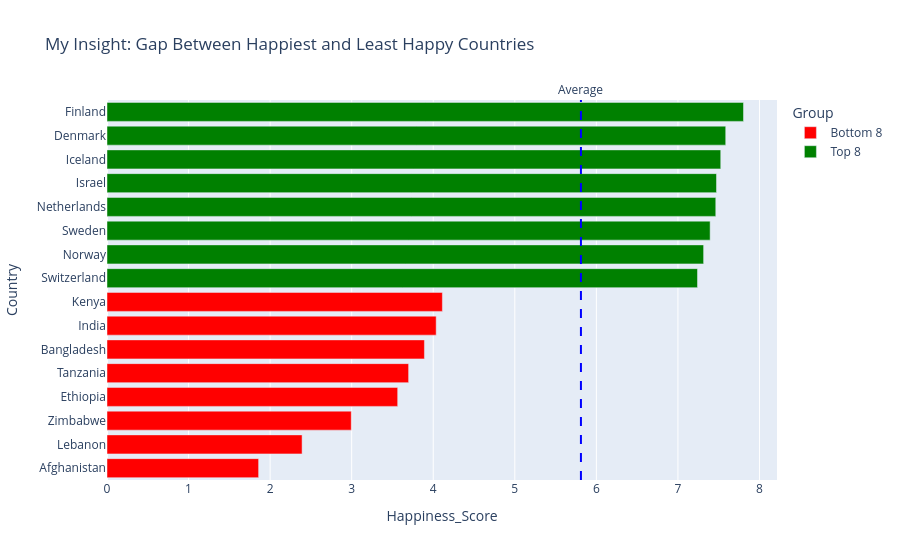

This figure's notebook cell:
### Markdown cell above
## Task 2 — Top vs Bottom Countries

This chart highlights the significant gap between the happiest and least happy countries, showing global inequality in happiness levels.

### Code cell
# Task 2: Top 8 vs. Bottom 8 contrast

top8 = df.nlargest(8, 'Happiness_Score').copy()
top8['Group'] = 'Top 8'

bottom8 = df.nsmallest(8, 'Happiness_Score').copy()
bottom8['Group'] = 'Bottom 8'

combined = pd.concat([bottom8, top8]).sort_values('Happiness_Score')

global_avg = df['Happiness_Score'].mean()

fig = px.bar(
    combined,
    x='Happiness_Score',
    y='Country',
    orientation='h',
    color='Group',
    title='My Insight: Gap Between Happiest and Least Happy Countries',
    color_discrete_map={'Top 8': 'green', 'Bottom 8': 'red'}
)

fig.add_vline(
    x=global_avg,
    line_dash="dash",
    line_color="blue",
    annotation_text="Average",
    annotation_position="top"
)

fig.show()

### Figure 1 — Plotly figure (JSON) as saved in the notebook; plotly's stock layout.template omitted (floating-point values rounded to 4 significant figures)
{"data": [{"hovertemplate": "Group=Bottom 8<br>Happiness_Score=%{x}<br>Country=%{y}<extra></extra>", "legendgroup": "Bottom 8", "marker": {"color": "red", "pattern": {"shape": ""}}, "name": "Bottom 8", "orientation": "h", "showlegend": true, "textposition": "auto", "type": "bar", "x": [1.859, 2.392, 2.995, 3.564, 3.698, 3.892, 4.036, 4.112], "xaxis": "x", "y": ["Afghanistan", "Lebanon", "Zimbabwe", "Ethiopia", "Tanzania", "Bangladesh", "India", "Kenya"], "yaxis": "y"}, {"hovertemplate": "Group=Top 8<br>Happiness_Score=%{x}<br>Country=%{y}<extra></extra>", "legendgroup": "Top 8", "marker": {"color": "green", "pattern": {"shape": ""}}, "name": "Top 8", "orientation": "h", "showlegend": true, "textposition": "auto", "type": "bar", "x": [7.24, 7.315, 7.395, 7.464, 7.473, 7.525, 7.586, 7.804], "xaxis": "x", "y": ["Switzerland", "Norway", "Sweden", "Netherlands", "Israel", "Iceland", "Denmark", "Finland"], "yaxis": "y"}], "layout": {"annotations": [{"showarrow": false, "text": "Average", "x": 5.811, "xanchor": "center", "xref": "x", "y": 1, "yanchor": "bottom", "yref": "y domain"}], "barmode": "relative", "legend": {"title": {"text": "Group"}, "tracegroupgap": 0}, "shapes": [{"line": {"color": "blue", "dash": "dash"}, "type": "line", "x0": 5.811, "x1": 5.811, "xref": "x", "y0": 0, "y1": 1, "yref": "y domain"}], "title": {"text": "My Insight: Gap Between Happiest and Least Happy Countries"}, "xaxis": {"anchor": "y", "domain": [0, 1], "title": {"text": "Happiness_Score"}}, "yaxis": {"anchor": "x", "domain": [0, 1], "title": {"text": "Country"}}}}
